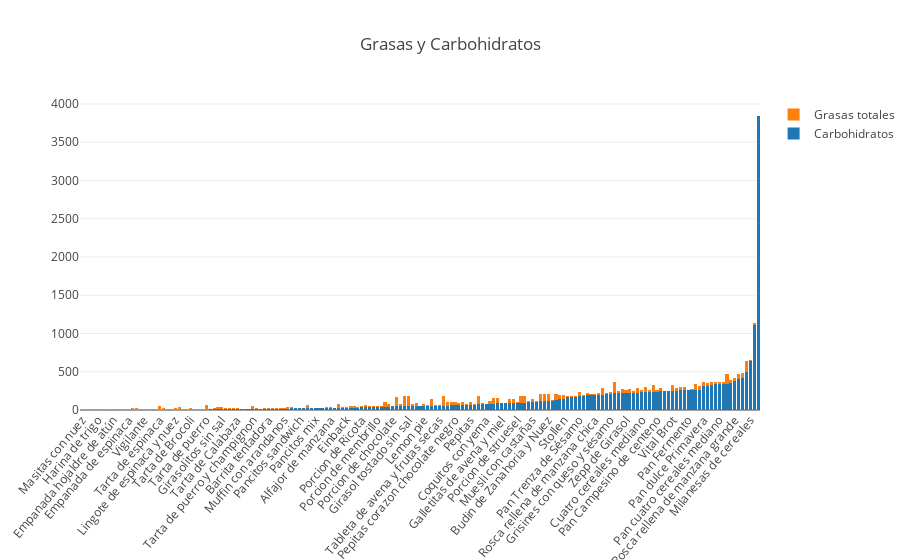

Write notebook code for a chart like this one.
### Code cell
df.sort_values(by=columns, inplace=True)

data = [go.Bar(
        x=df.index, # assign x as the dataframe column 'x'
        y=df[columns[0]], 
        name=columns[0]
    ),

        go.Bar(
        x=df.index, # assign x as the dataframe column 'x'
        y=df[columns[1]],
        name=columns[1]
    )
]

layout = go.Layout(
    barmode='stack',
    title='Grasas y Carbohidratos',
    xaxis=dict(tickangle=-50, 
               tickfont=dict(size=12)),
    margin=go.layout.Margin(
        l=80,
        r=0,
        b=150,
        t=100,
    )
)

fig = go.Figure(data=data, layout=layout)
iplot(fig, filename='./grasasycarb')

### Figure 1 — Plotly figure (JSON) as saved in the notebook; plotly's stock layout.template omitted (floating-point values rounded to 4 significant figures; data arrays with more than 128 entries replaced by an {"elided": "..."} marker saying what was removed)
{"data": [{"name": "Carbohidratos", "type": "bar", "uid": "5f07f474-611a-4577-b38d-9c5c6b38b12e", "x": {"elided": "175 str values"}, "y": {"elided": "175 float values"}}, {"name": "Grasas totales", "type": "bar", "uid": "efb8ae80-c67c-4d76-a77a-b6df50660f9c", "x": {"elided": "175 str values"}, "y": {"elided": "175 float values"}}], "layout": {"autosize": true, "barmode": "stack", "margin": {"b": 150, "l": 80, "r": 0, "t": 100}, "title": {"text": "Grasas y Carbohidratos"}, "xaxis": {"autorange": true, "range": [-0.5, 174.5], "tickangle": -50, "tickfont": {"size": 12}, "type": "category"}, "yaxis": {"autorange": true, "range": [0, 4052.0], "type": "linear"}}}
